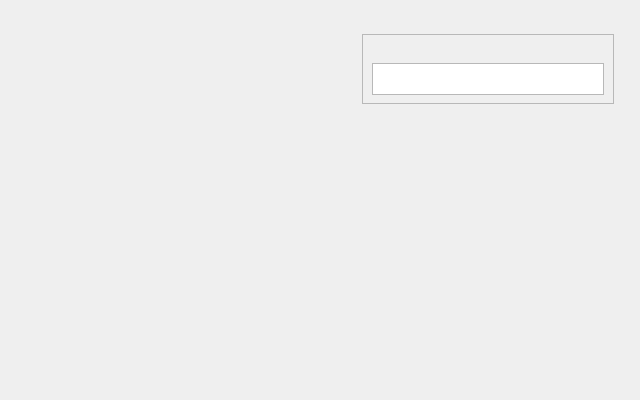
<?xml version="1.0" encoding="UTF-8"?>
<ui version="4.0">
 <class>FormWizardsName</class>
 <widget class="QWidget" name="FormWizardsName">
  <property name="geometry">
   <rect>
    <x>0</x>
    <y>0</y>
    <width>640</width>
    <height>400</height>
   </rect>
  </property>
  <widget class="QFrame" name="frame">
   <property name="geometry">
    <rect>
     <x>362</x>
     <y>34</y>
     <width>252</width>
     <height>70</height>
    </rect>
   </property>
   <property name="styleSheet">
    <string notr="true">background: url(:/dialogs/Name_box.gif);</string>
   </property>
   <property name="frameShape">
    <enum>QFrame::StyledPanel</enum>
   </property>
   <property name="frameShadow">
    <enum>QFrame::Raised</enum>
   </property>
  </widget>
  <widget class="QPlainTextEdit" name="plainTextEdit">
   <property name="geometry">
    <rect>
     <x>372</x>
     <y>63</y>
     <width>232</width>
     <height>32</height>
    </rect>
   </property>
  </widget>
 </widget>
 <resources/>
 <connections/>
</ui>
